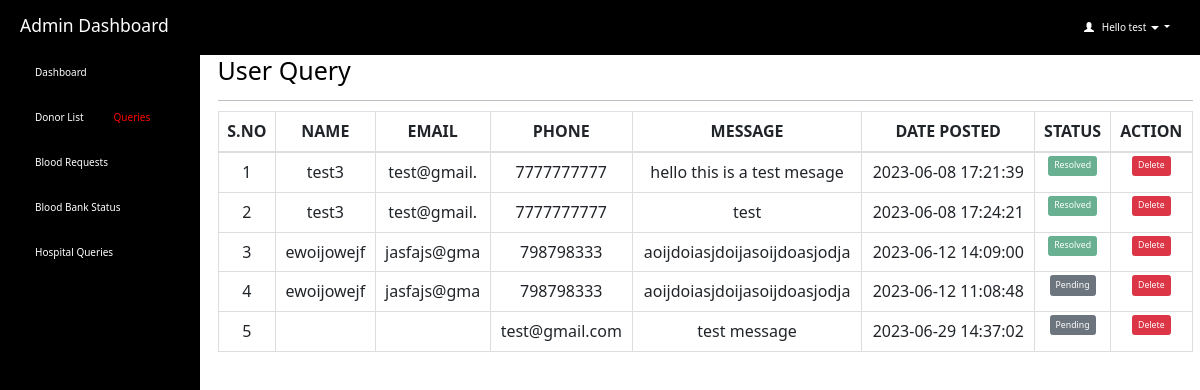
Page /admin/query.php (signed in) on the committed database.
### tables this page shows
CREATE TABLE `contact_us` (
  `query_id` int(11) NOT NULL,
  `query_name` varchar(100) NOT NULL,
  `query_number` varchar(120) NOT NULL,
  `query_mail` char(11) NOT NULL,
  `query_message` longtext NOT NULL,
  `query_date` timestamp NOT NULL DEFAULT current_timestamp() ON UPDATE current_timestamp(),
  `query_status` varchar(11) DEFAULT 'pending'
);

### admin/query.php (the view, shortened to what this page needs)
<html>
<head>
  <link rel="stylesheet" href="https://maxcdn.bootstrapcdn.com/bootstrap/3.4.1/css/bootstrap.min.css">
</head>
<?php
include 'connection.php';
  if (isset($_SESSION['loggedin']) && $_SESSION['loggedin'] == true) {
  ?>
<body style="color: black">
  <div id="header">
    <?php include 'header.php'; ?>
  </div>
  <div id="sidebar">
    <?php $active = "contact";
    include 'sidebar.php'; ?>
  </div>
  <div id="content">
    <div class="content-wrapper">
      <div class="container-fluid">
        <div class="row">
          <div class="col-md-12 lg-12 sm-12">
            <h1 class="page-title">User Query</h1>
          </div>
        </div>
        <hr>
        <?php
        include 'connection.php';
        $count = 1;
        $sql = "SELECT * FROM contact_us";
        $result = mysqli_query($connection, $sql);
        if (mysqli_num_rows($result) > 0) {
        ?>
          <div class="table-responsive">
            <table class="table table-bordered" style="text-align: center">
              <thead style="text-align: center">
                <th style="text-align: center">S.NO</th>
                <th style="text-align: center">NAME</th>
                <th style="text-align: center">EMAIL</th>
                <th style="text-align: center">PHONE</th>
                <th style="text-align: center">MESSAGE</th>
                <th style="text-align: center">DATE POSTED</th>
                <th style="text-align: center">STATUS</th>
                <th style="text-align: center">ACTION</th>
              </thead>
              <tbody>
                <?php
                while ($row = mysqli_fetch_assoc($result)) {
                  $queryId = $row['query_id'];
                ?>
                  <tr>
                    <td><?php echo $count++; ?></td>
                    <td><?php echo $row['query_name']; ?></td>
                    <td><?php echo $row['query_mail']; ?></td>
                    <td><?php echo $row['query_number']; ?></td>
                    <td><?php echo $row['query_message']; ?></td>
                    <td><?php echo $row['query_date']; ?></td>
                    <?php if ($row['query_status'] == "pending") { ?>
                    <td id="btn-text">
                    <button class="btn btn-primary btn-sm btn-secondary" onclick="clickme(<?php echo $queryId; ?>)">Pending</button>
                    </td>
                    <?php } else { ?>
                    <td id="btn-text"><button type="button" class="btn btn-primary btn-sm btn-success" disabled>Resolved</button></td>
                    <?php } ?>
                    <td id="btn-text">
                      <button class="btn btn-primary btn-sm btn-danger" onclick="window.location.href = 'delete_query.php?id=<?php echo $queryId; ?>';">Delete</a>
                    </td>
                  </tr>
                <?php } ?>
              </tbody>
            </table>
          </div>
        <?php } ?>
        </div>
      </div>
    </div>
   <?php }
    ?>
</body>
</html>

### admin/header.php (shortened to what this page needs)
<html>
<head>
  <link rel="stylesheet" href="https://cdn.jsdelivr.net/npm/bootstrap@5.7.0/dist/css/bootstrap.min.css">
</head>
<body>
  <header class="dashboard-header">
    <h3>Admin Dashboard</h3>
    <div class="user-info dropdown">
      <a id="act" class="dropdown-toggle usr" style="text-decoration:none" data-toggle="dropdown" href="#">
        <span class="glyphicon glyphicon-user"></span>&nbsp;&nbsp;
        <?php
        include 'connection.php';
        $username=$_SESSION['username'];
        $sql="select * from admin_info where admin_username='$username'";
        $result=mysqli_query($connection,$sql) or die("query failed.");
        $row=mysqli_fetch_assoc($result);
        echo "Hello ".$row['admin_name'];
        ?>
        <span class="caret"></span>
  </a>
  </div>
  </header>
</body>
</html>

### admin/query.php (style rules this page uses)
#sidebar { position: fixed; margin-top: -20px }
#content { position: relative; margin-left: 210px }
#btn-text { font-size: 14px; font-weight: 600; text-transform: uppercase; padding: 3px 7px; color: #fff; text-decoration: none; border-radius: 3px; align: center }

### admin/header.php (style rules this page uses)
.dashboard-header { background-color: #000; color: #fff; padding: 10px 20px; display: flex; align-items: center; justify-content: space-between; }
.dashboard-header .user-info { display: flex; align-items: center; position: relative; }
.usr { padding: 10px; color: #fff; }

### rows in the picture
contact_us: query_name "test3", query_mail "test@gmail.", query_number "7777777777", query_message "hello this is a test mesage", query_date "2023-06-08 17:21:39", query_status "Resolved"
contact_us: query_name "test3", query_mail "test@gmail.", query_number "7777777777", query_message "test", query_date "2023-06-08 17:24:21", query_status "Resolved"
contact_us: query_name "ewoijowejf", query_mail "jasfajs@gma", query_number "798798333", query_message "aoijdoiasjdoijasoijdoasjodja", query_date "2023-06-12 14:09:00", query_status "Resolved"
contact_us: query_name "ewoijowejf", query_mail "jasfajs@gma", query_number "798798333", query_message "aoijdoiasjdoijasoijdoasjodja", query_date "2023-06-12 11:08:48"
contact_us: query_number "test@gmail.com", query_message "test message", query_date "2023-06-29 14:37:02"

### other values in the picture
$row['admin_name'] "test"
